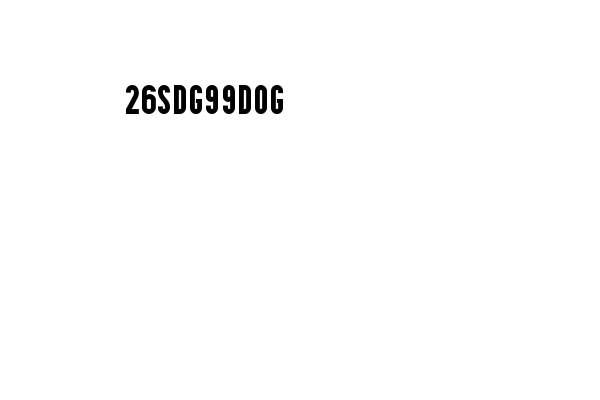
#> input picture kode1.jpg, 600 x 400 px
$ python decrypt.py kode1.jpg kode2.jpg
#> lines starting #> are read from the running program, lines starting #| are printed output that depends on the picture; after the words box and inside, x2 and y2 are one past the last pixel; in counts of white or black regions, pixels touching at a corner belong together
from PIL import Image, ImageDraw
import os
import sys
from random import SystemRandom
random = SystemRandom()
xrange = range

if len(sys.argv) != 3:
    print("This takes two argument; the image to be split.")
    exit()
infile1 = str(sys.argv[1])
infile2 = str(sys.argv[2])

if not os.path.isfile(infile1):
    print("That file 1 does not exist.")
    exit()
if not os.path.isfile(infile2):
    print("That file 2 does not exist.")
    exit()


img1 = Image.open(infile1) #share1
#> img1 is the input picture: PIL image 600x400 RGB; min 0, max 255, mean 252.2
img2 = Image.open(infile2) #share2
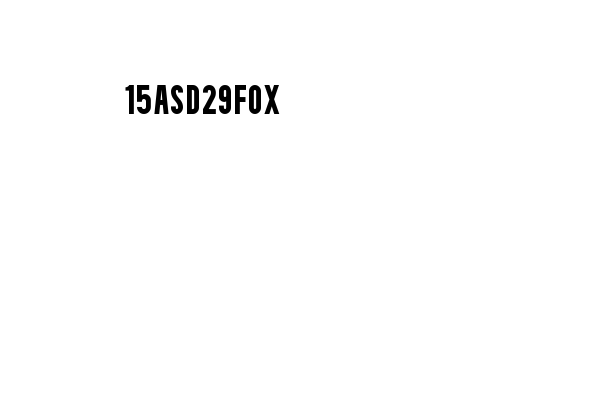
#> input picture kode2.jpg, 600 x 400 px
#> img2 is the input picture: PIL image 600x400 RGB; min 0, max 255, mean 252.4

f, e = os.path.splitext("outfile")
out_filename_decrypt = f+"_decrypt.png"

img1 = img1.convert('1')  # convert image to 1 bit
#> img1: PIL image 600x400 1; 98.9% white; 10 black regions, largest, box (x1, y1, x2, y2) and area: (174, 85, 186, 114) 294, (239, 85, 251, 114) 294, (142, 85, 156, 114) 289
img2 = img2.convert('1')  # convert image to 1 bit
#> img2: PIL image 600x400 1; 99% white; 10 black regions, largest, box (x1, y1, x2, y2) and area: (187, 85, 199, 114) 293, (154, 85, 169, 114) 284, (249, 85, 261, 114) 278

width = img1.size[0]
#> width = 600
height = img1.size[1]
#> height = 400

out_image_decrypt = Image.new('1', (width, height))
#> out_image_decrypt: PIL image 600x400 1; every value is 0
draw_decrypt = ImageDraw.Draw(out_image_decrypt)

#Cycle through pixels
for x in xrange(0, int(width)):
    for y in xrange(0, int(height)):
        pixel1 = img1.getpixel((x, y))
        pixel2 = img2.getpixel((x, y))

        draw_decrypt.point((x,y), (pixel1 or pixel2)) #using OR operator

out_image_decrypt.save(out_filename_decrypt, 'PNG')
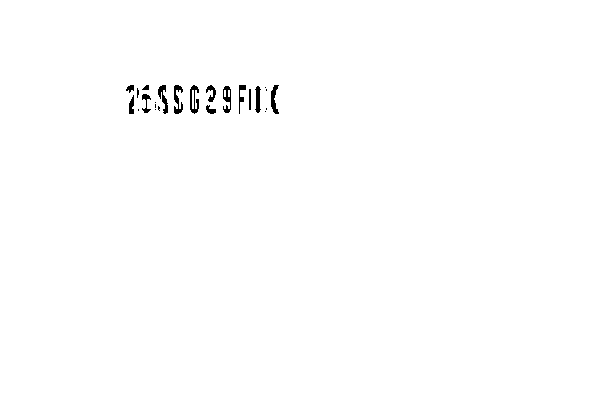
#> saved as outfile_decrypt.png: PIL image 600x400 1; 99.5% white; 24 black regions (10 under 20 px), largest, box (x1, y1, x2, y2) and area: (174, 85, 183, 114) 145, (190, 85, 199, 114) 145, (158, 85, 168, 114) 132
print("Done.")
